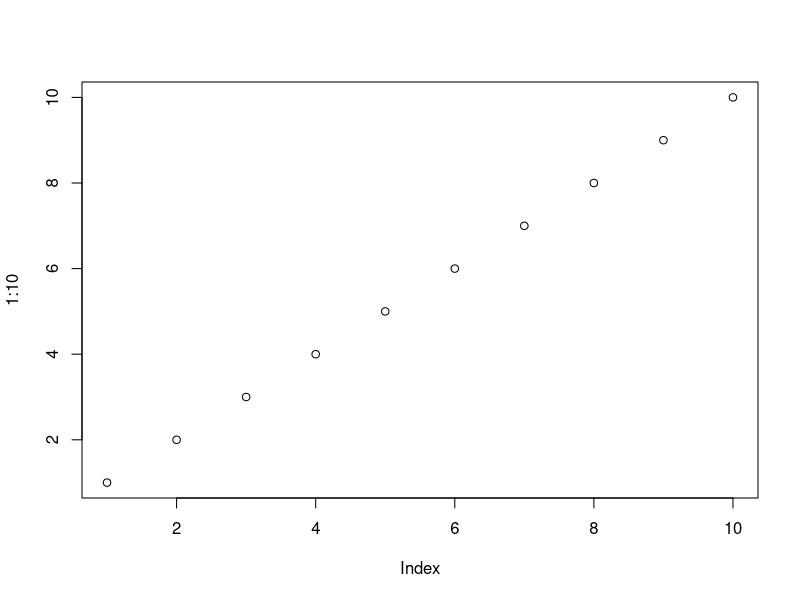
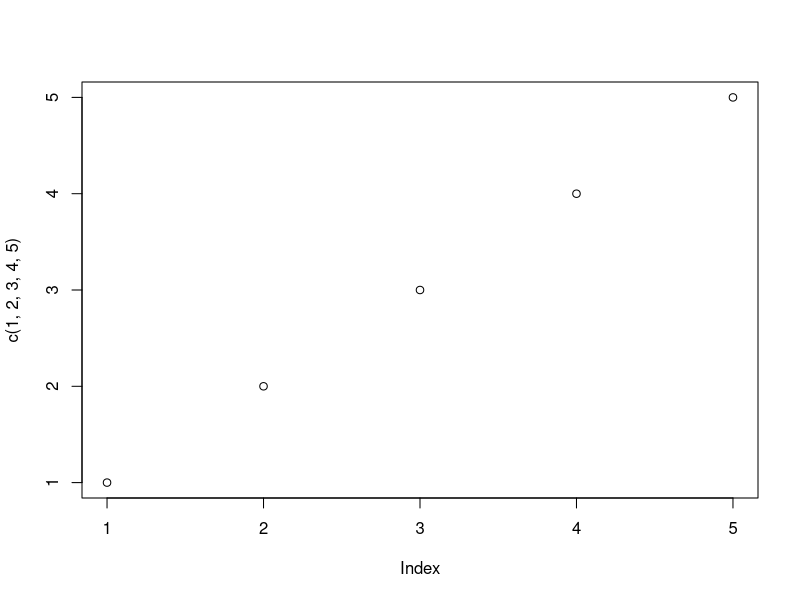

Generate these figures, in order, with R:
## ---- chunk 1
plot(1:10)
cat("hello cats and dogs hello hfffelllllo")
plot(c(1,2,3,4,5))
